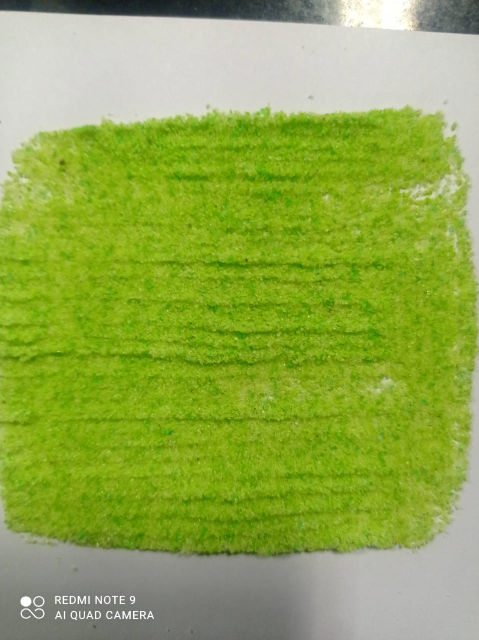
#> input picture Green Calculation/Test 2.jpeg, 957 x 1280 px, found by its file name (shown at 1/2 size)
$ python 'color LAB space.py'
#> lines starting #> are read from the running program, lines starting #| are printed output that depends on the picture; after the words box and inside, x2 and y2 are one past the last pixel; in counts of white or black regions, pixels touching at a corner belong together
# Imports
import cv2
import numpy as np
from scipy.fftpack import sc_diff

# Read image
imagePath = "D:\OneDrive - Indian Institute of Technology Guwahati\Work Related\Image Analysis Color Percentage/"
img = cv2.imread(imagePath+"Test 2.jpeg")
#> img is the input picture: shape (1280, 957, 3); mean B, G, R 75.5, 169, 144.8

# # Here, you define your target color as
# # a tuple of three values: RGB
# green = [130, 158, 0]

# # You define an interval that covers the values
# # in the tuple and are below and above them by 20
# diff = 20
scale = 0.7

# Calculate the new dimensions
width = int(img.shape[1]* scale)
#> width = 669
height = int(img.shape[0]* scale)
#> height = 896
newSize = (width, height)
#> newSize = (669, 896)

# Resize the image:
img = cv2.resize(img, newSize, None, None, None, cv2.INTER_AREA)
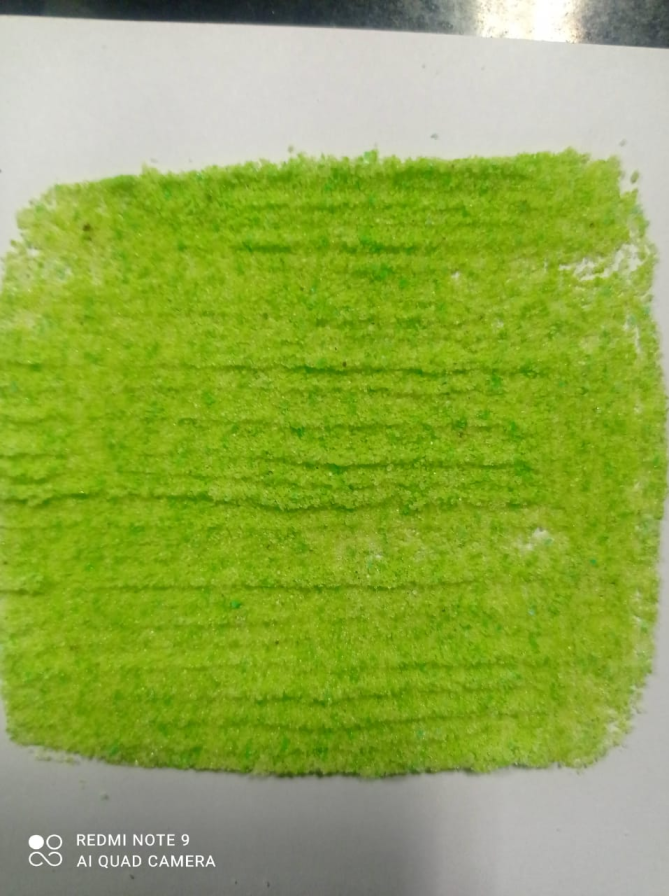
#> img: shape (896, 669, 3); mean B, G, R 75.5, 169, 144.8
print("img shape: ", img.shape)
#| img shape:  (896, 669, 3)

# check out the image resized:
cv2.imshow("img resized", img)
cv2.waitKey(0)
# The HSV mask values, defined for the green color:
# lowerValues = np.array([29, 89, 70])
# upperValues = np.array([179, 255, 255])

lowerValues = np.array([40, 0, 185])
upperValues = np.array([190, 98, 250])

# Convert the image to HSV:
labImage = cv2.cvtColor(img, cv2.COLOR_BGR2LAB)
#> labImage: shape (896, 669, 3); mean of channels 0, 1, 2 168.2, 107.5, 168.2

# Create the HSV mask
labMask = cv2.inRange(labImage, lowerValues, upperValues)
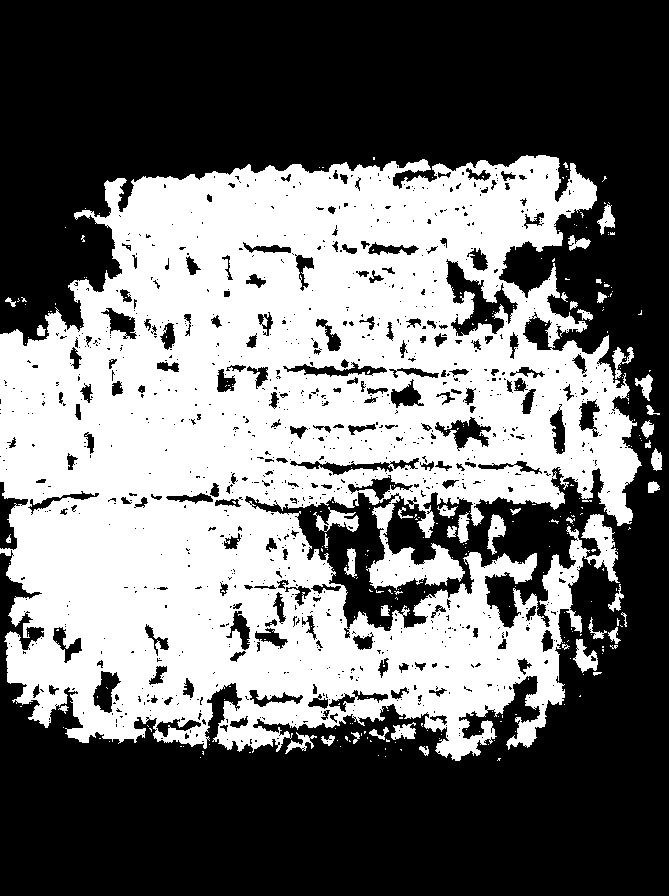
#> labMask: shape (896, 669); 43.8% white; 296 white regions (253 under 20 px), largest, box (x1, y1, x2, y2) and area: (0, 155, 642, 761) 256368, (313, 507, 359, 532) 517, (573, 639, 598, 673) 423

# AND mask & input image:
labOutput = cv2.bitwise_and(img, img, mask=labMask)
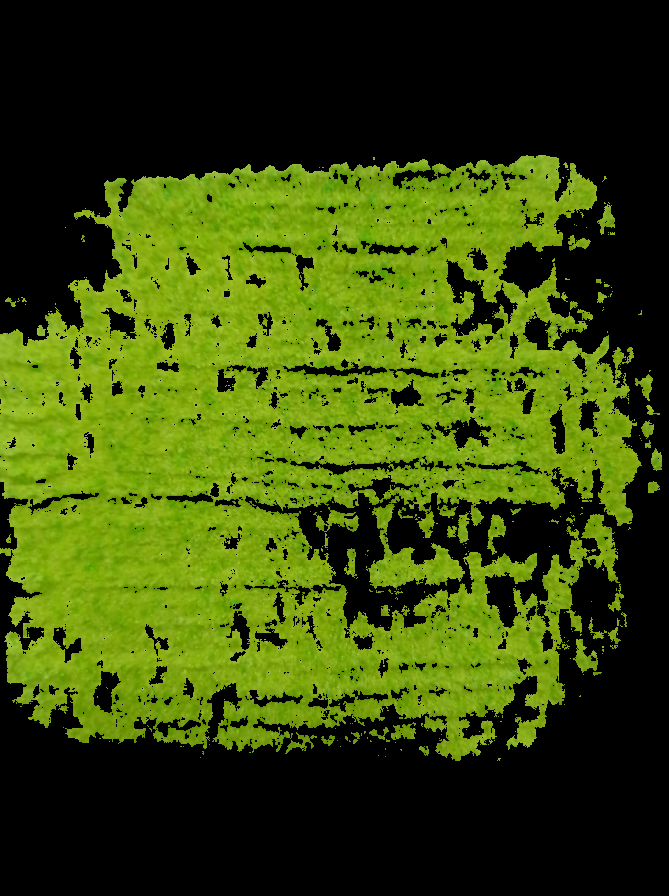
#> labOutput: shape (896, 669, 3); mean B, G, R 7.9, 72.7, 55.3

cv2.imshow("ANDed mask", labOutput)
cv2.waitKey(0)

    # You can use the mask to count the number of white pixels.
    # Remember that the white pixels in the mask are those that
    # fall in your defined range, that is, every white pixel corresponds
    # to a green pixel. Divide by the image size and you got the
    # percentage of green pixels in the original image:
ratio_green = cv2.countNonZero(labMask)/(img.size/3)
#> ratio_green = 0.438
print(labMask.size)
#| 599424
print(img.size)
#| 1798272
    # This is the color percent calculation, considering the resize I did earlier.
colorPercent = (ratio_green * 100)
#> colorPercent = 43.79

    # Print the color percent, use 2 figures past the decimal point
print('green pixel percentage:', np.round(colorPercent, 2))
#| green pixel percentage: 43.79

    # numpy's hstack is used to stack two images horizontally,
    # so you see the various images generated in one figure:
cv2.imshow("images", np.hstack([img, labOutput]))
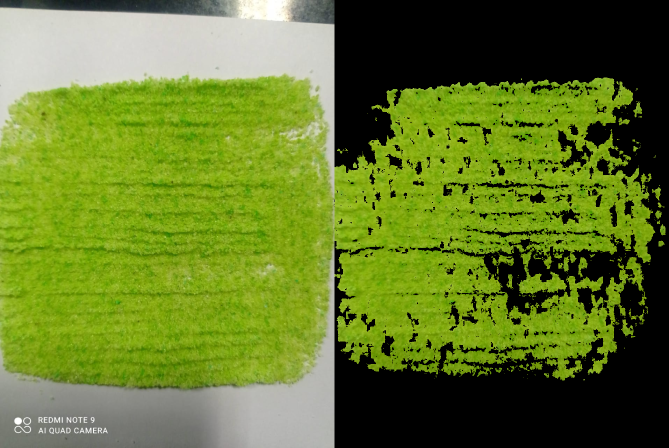
#> window 'images': shape (896, 1338, 3) (shown at 1/2 size); mean B, G, R 41.7, 120.9, 100
cv2.waitKey(0)

# Be aware that opencv loads image in BGR format,
# that's why the color values have been adjusted here:
# boundaries = [([green[2], green[1]-diff, green[0]-diff],
#            [green[2]+diff, green[1]+diff, green[0]+diff])]

# Scale your BIG image into a small one:


# for each range in your boundary list:
# for (lower, upper) in boundaries:

#     # You get the lower and upper part of the interval:
#     lower = np.array(lower, dtype=np.uint8)
#     upper = np.array(upper, dtype=np.uint8)

#     # cv2.inRange is used to binarize (i.e., render in white/black) an image
#     # All the pixels that fall inside your interval [lower, uipper] will be white
#     # All the pixels that do not fall inside this interval will
#     # be rendered in black, for all three channels:
#     mask = cv2.inRange(img, lower, upper)

#     # Check out the binary mask:
#     cv2.imshow("binary mask", mask)
#     cv2.waitKey(0)

#     # Now, you AND the mask and the input image
#     # All the pixels that are white in the mask will
#     # survive the AND operation, all the black pixels
#     # will remain black
#     output = cv2.bitwise_and(img, img, mask=mask)

#     # Check out the ANDed mask:
#     cv2.imshow("ANDed mask", output)
#     cv2.waitKey(0)

#     # You can use the mask to count the number of white pixels.
#     # Remember that the white pixels in the mask are those that
#     # fall in your defined range, that is, every white pixel corresponds
#     # to a green pixel. Divide by the image size and you got the
#     # percentage of green pixels in the original image:
#     ratio_green = cv2.countNonZero(mask)/(img.size/3)

#     # This is the color percent calculation, considering the resize I did earlier.
#     colorPercent = (ratio_green * 100)  / scalePercent

#     # Print the color percent, use 2 figures past the decimal point
#     print('green pixel percentage:', np.round(colorPercent, 2))

#     # numpy's hstack is used to stack two images horizontally,
#     # so you see the various images generated in one figure:
#     cv2.imshow("images", np.hstack([img, output]))
#     cv2.waitKey(0)

$ run again, with Green Calculation/Test 3.jpeg copied over Green Calculation/Test 2.jpeg
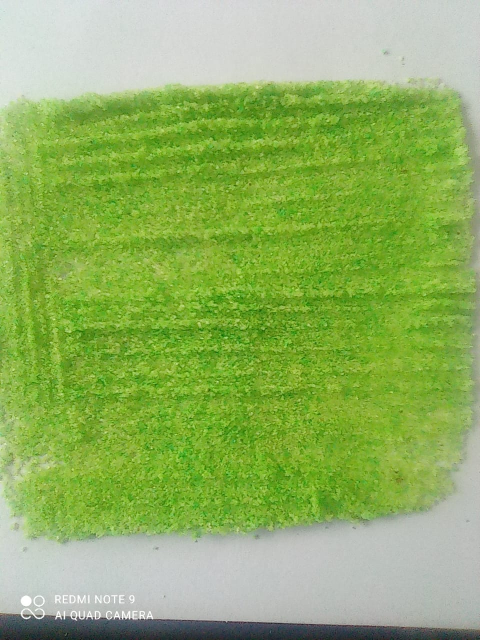
#> input picture Green Calculation/Test 3.jpeg, 960 x 1280 px, found by its file name (shown at 1/2 size)
#> img is the input picture: shape (1280, 960, 3); mean B, G, R 96.5, 177.4, 143.8
#> img: shape (896, 672, 3)
#| img shape:  (896, 672, 3)
#> labImage: shape (896, 672, 3); mean of channels 0, 1, 2 174.7, 104.4, 163.8
#> `labMask = cv2.inRange(labImage, lowerValues, upperValues)`:
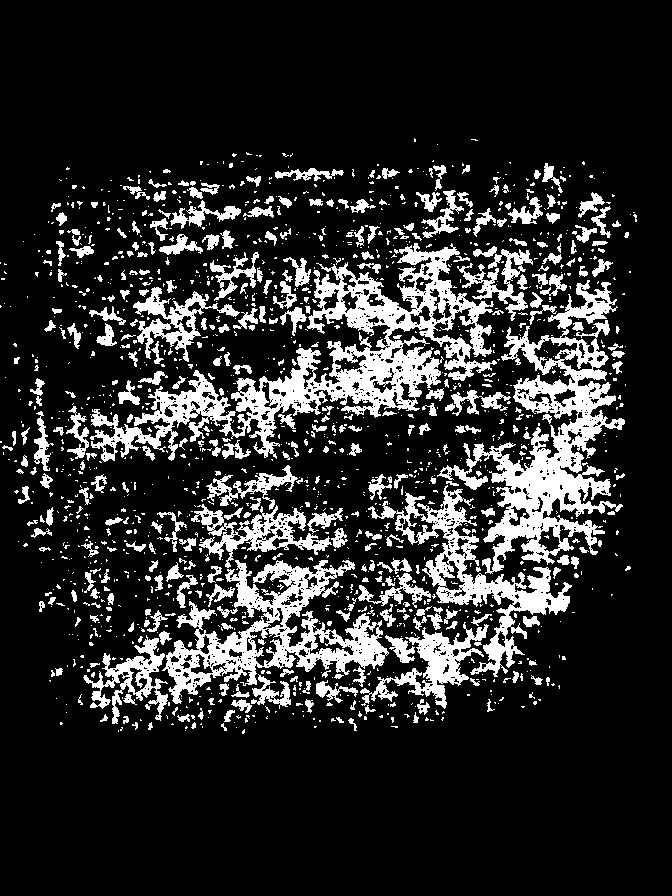
#> labMask: shape (896, 672); 17% white; 1536 white regions (1169 under 20 px), largest, box (x1, y1, x2, y2) and area: (90, 243, 497, 462) 20542, (437, 280, 625, 574) 15839, (162, 560, 389, 704) 10760
#> ratio_green = 0.17
#| 602112
#| 1806336
#> colorPercent = 16.99
#| green pixel percentage: 16.99
#> `cv2.imshow("images", np.hstack([img, labOutput]))`:
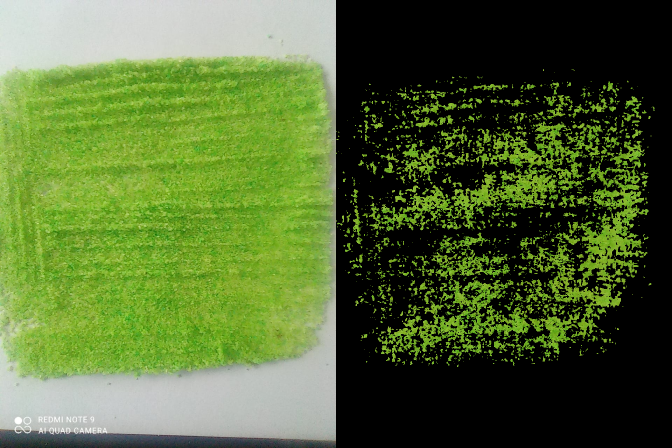
#> window 'images': shape (896, 1344, 3) (shown at 1/2 size); mean B, G, R 51.6, 103.4, 82.2

$ run again, with Green Calculation/Test 4.jpeg copied over Green Calculation/Test 2.jpeg
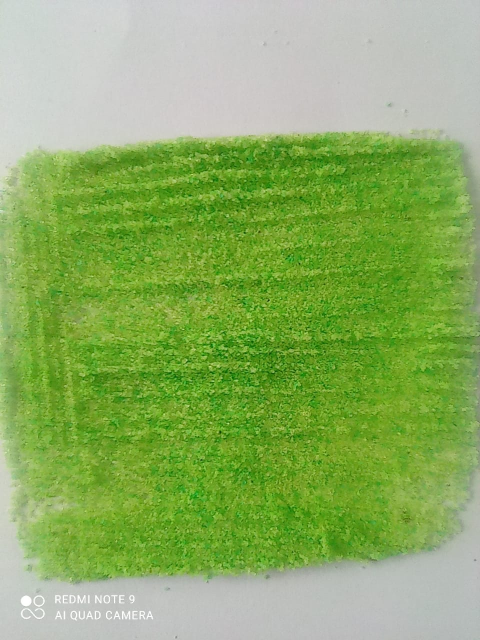
#> input picture Green Calculation/Test 4.jpeg, 960 x 1280 px, found by its file name (shown at 1/2 size)
#> img is the input picture: shape (1280, 960, 3); mean B, G, R 99.1, 174.5, 139.7
#> img: shape (896, 672, 3)
#| img shape:  (896, 672, 3)
#> labImage: shape (896, 672, 3); mean of channels 0, 1, 2 172.4, 104.6, 161.3
#> `labMask = cv2.inRange(labImage, lowerValues, upperValues)`:
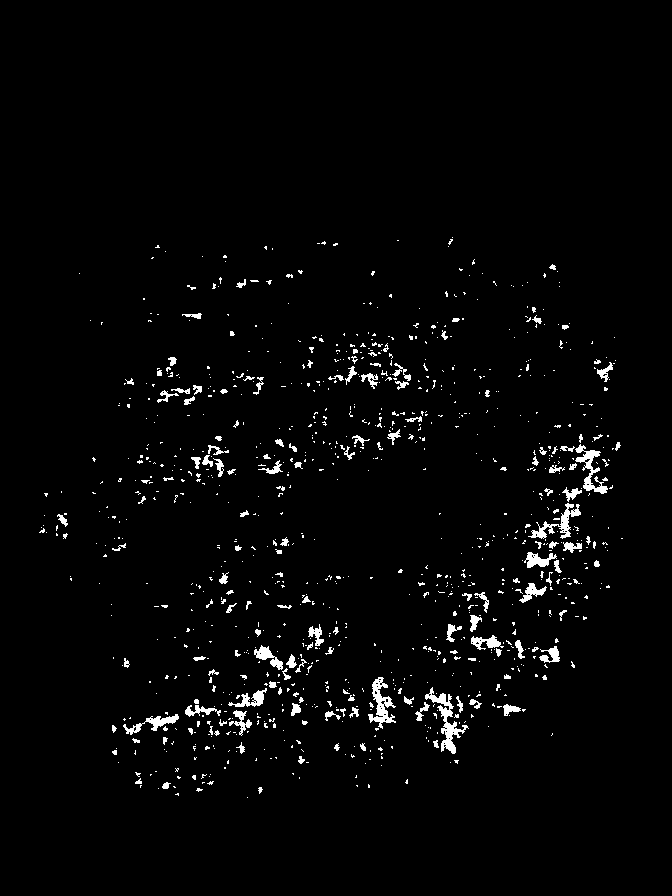
#> labMask: shape (896, 672); 2.4% white; 1024 white regions (872 under 20 px), largest, box (x1, y1, x2, y2) and area: (425, 687, 469, 754) 729, (368, 677, 396, 729) 565, (575, 444, 608, 494) 534
#> ratio_green = 0.0242
#| 602112
#| 1806336
#> colorPercent = 2.42
#| green pixel percentage: 2.42
#> `cv2.imshow("images", np.hstack([img, labOutput]))`:
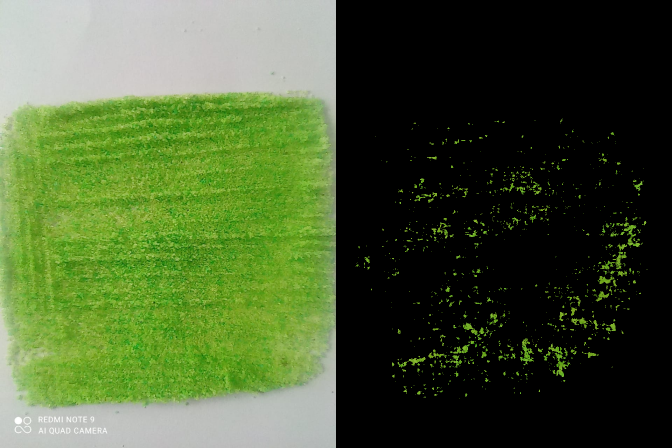
#> window 'images': shape (896, 1344, 3) (shown at 1/2 size); mean B, G, R 50, 89.3, 71.2
